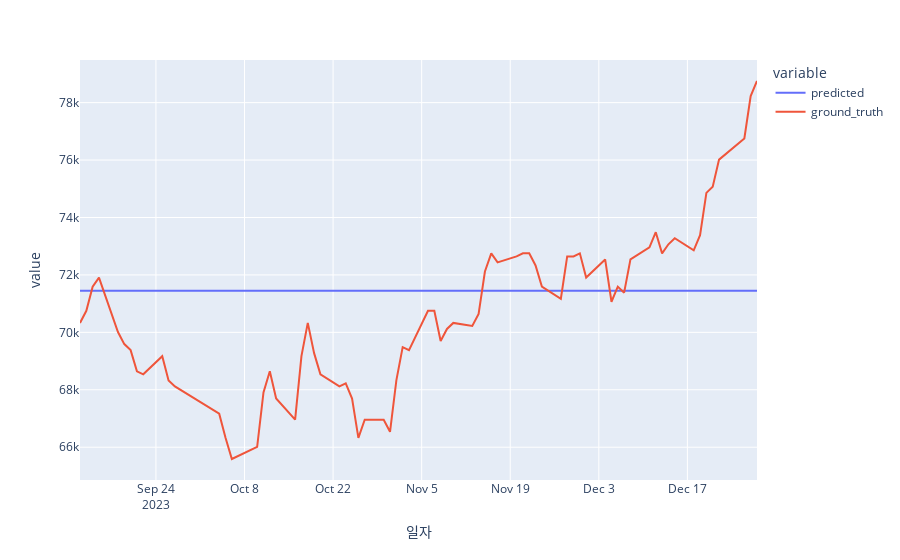

Source (notebook cell):
### Code cell
temp = pd.DataFrame({
    'predicted': predicted_test,
    'ground_truth': test['t+1'],
})
px.line(
    temp,
    x=temp.index,
    y=['predicted', 'ground_truth']
)
